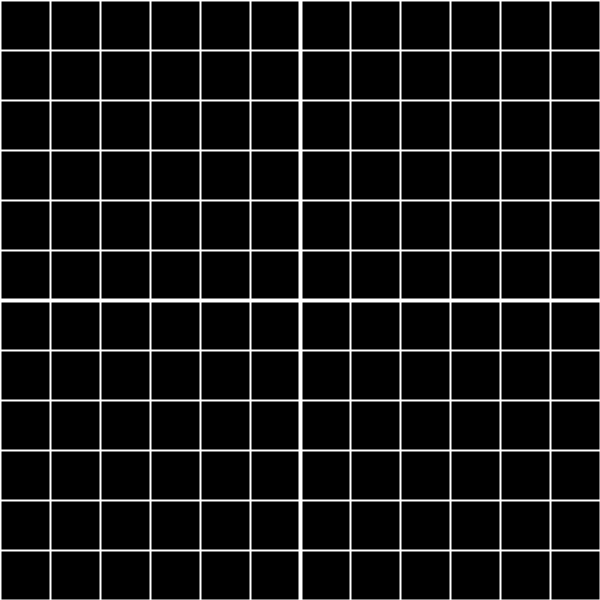
Frame 1 (no input)
Frame 60 (the mouse pressed at the canvas centre just before this capture): identical to frame 1, image omitted
Frame 120 (the mouse held since frame 60 and released just before this capture): identical to frame 1, image omitted

The Processing sketch that drew this single still picture (run headless with seeded random() and noise(); from frame 60 on, the mouse is pressed at the canvas centre):

// Processing sketch: assignment1
// ── assignment1.pde
// CONSTANTS
// because white is annoying to make in hsb
final color white = color(255);

// PARAMETERS
// height
final int wHeight = 600; // height
final int maxY = wHeight / 2; // max pos y value
final int minY = maxY - wHeight; // min neg y value
// width
final int wWidth = 600; // width
final int maxX = wWidth / 2; // max pos y value
final int minX = maxX - wWidth; // min neg y value
// lines
final int lineWidth = 2;
// space between lines
final int gridDensity = 50;

void setup() {
  size(600, 600);
  colorMode(HSB, 360, 100, 100);
}

// percentage progress from 0 (normal grid) to 1
float progress = 0;

void draw() {
  pushMatrix();
  translate(wHeight / 2, wWidth / 2);
  background(0);
  stroke(white);
  for (int x = minX; x <= maxX; x += gridDensity) {
    strokeWeight(lineWidth * (x == 0 ? 2 : 1));
    line(x, minY, x, maxY);
  }
  for (int y = minY; y <= maxY; y += gridDensity) {
    strokeWeight(lineWidth * (y == 0 ? 2 : 1));
    line(minX, y, maxX, y);
  }
  popMatrix();
}
